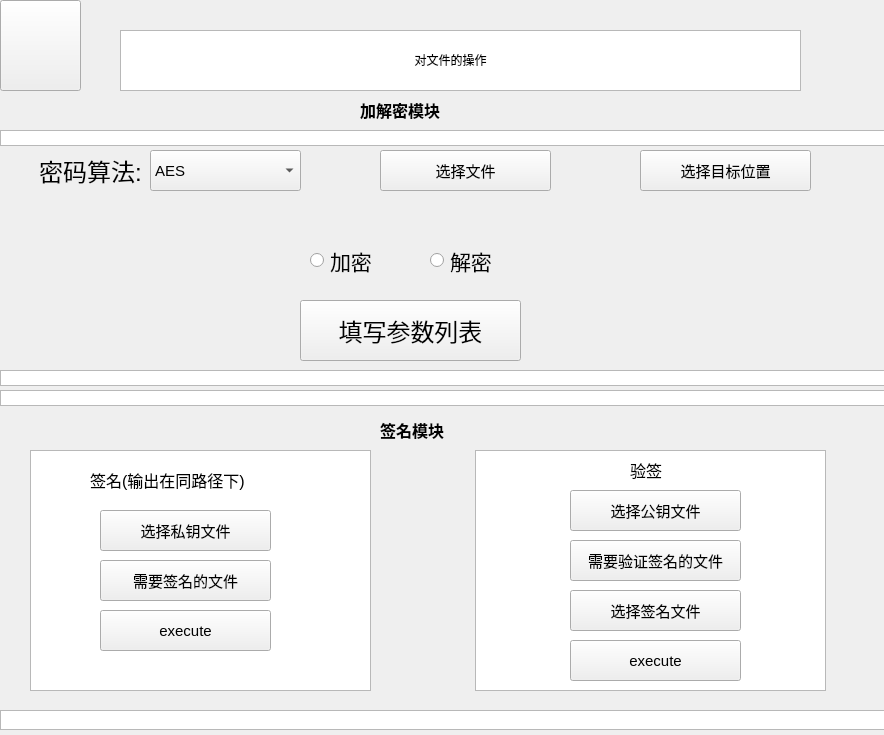
<?xml version="1.0" encoding="UTF-8"?>
<ui version="4.0">
 <class>FileWidget</class>
 <widget class="QWidget" name="FileWidget">
  <property name="geometry">
   <rect>
    <x>0</x>
    <y>0</y>
    <width>884</width>
    <height>735</height>
   </rect>
  </property>
  <property name="windowTitle">
   <string>FILE</string>
  </property>
  <widget class="QPushButton" name="BackButton">
   <property name="geometry">
    <rect>
     <x>0</x>
     <y>0</y>
     <width>81</width>
     <height>91</height>
    </rect>
   </property>
   <property name="styleSheet">
    <string notr="true">QPushButton{
	border-image: url(:/pictures/face.png);
}

QPushButton:hover{
	
	border-image: url(:/pictures/left.png);
}</string>
   </property>
   <property name="text">
    <string/>
   </property>
  </widget>
  <widget class="QGraphicsView" name="graphicsView">
   <property name="geometry">
    <rect>
     <x>120</x>
     <y>30</y>
     <width>681</width>
     <height>61</height>
    </rect>
   </property>
   <property name="styleSheet">
    <string notr="true">QGraphicView{
background-color:rgb(0, 0, 0)
}</string>
   </property>
  </widget>
  <widget class="QLabel" name="labeltodisplay">
   <property name="geometry">
    <rect>
     <x>160</x>
     <y>39</y>
     <width>581</width>
     <height>41</height>
    </rect>
   </property>
   <property name="text">
    <string>对文件的操作</string>
   </property>
   <property name="alignment">
    <set>Qt::AlignCenter</set>
   </property>
  </widget>
  <widget class="QComboBox" name="comboBox">
   <property name="geometry">
    <rect>
     <x>150</x>
     <y>150</y>
     <width>151</width>
     <height>41</height>
    </rect>
   </property>
   <property name="font">
    <font>
     <pointsize>11</pointsize>
    </font>
   </property>
   <item>
    <property name="text">
     <string>AES</string>
    </property>
   </item>
   <item>
    <property name="text">
     <string>DES</string>
    </property>
   </item>
  </widget>
  <widget class="QRadioButton" name="radioButton">
   <property name="geometry">
    <rect>
     <x>310</x>
     <y>220</y>
     <width>161</width>
     <height>81</height>
    </rect>
   </property>
   <property name="font">
    <font>
     <pointsize>16</pointsize>
    </font>
   </property>
   <property name="text">
    <string>加密</string>
   </property>
  </widget>
  <widget class="QRadioButton" name="radioButton_2">
   <property name="geometry">
    <rect>
     <x>430</x>
     <y>240</y>
     <width>120</width>
     <height>41</height>
    </rect>
   </property>
   <property name="font">
    <font>
     <pointsize>16</pointsize>
    </font>
   </property>
   <property name="text">
    <string>解密</string>
   </property>
  </widget>
  <widget class="QLabel" name="label">
   <property name="geometry">
    <rect>
     <x>0</x>
     <y>130</y>
     <width>181</width>
     <height>81</height>
    </rect>
   </property>
   <property name="font">
    <font>
     <pointsize>18</pointsize>
    </font>
   </property>
   <property name="text">
    <string>密码算法:</string>
   </property>
   <property name="alignment">
    <set>Qt::AlignCenter</set>
   </property>
  </widget>
  <widget class="QPushButton" name="choosefile">
   <property name="geometry">
    <rect>
     <x>380</x>
     <y>150</y>
     <width>171</width>
     <height>41</height>
    </rect>
   </property>
   <property name="font">
    <font>
     <pointsize>11</pointsize>
    </font>
   </property>
   <property name="text">
    <string>选择文件</string>
   </property>
  </widget>
  <widget class="QPushButton" name="choosefiletarget">
   <property name="geometry">
    <rect>
     <x>640</x>
     <y>150</y>
     <width>171</width>
     <height>41</height>
    </rect>
   </property>
   <property name="font">
    <font>
     <pointsize>11</pointsize>
    </font>
   </property>
   <property name="text">
    <string>选择目标位置</string>
   </property>
  </widget>
  <widget class="QPushButton" name="parabutton">
   <property name="geometry">
    <rect>
     <x>300</x>
     <y>300</y>
     <width>221</width>
     <height>61</height>
    </rect>
   </property>
   <property name="font">
    <font>
     <pointsize>18</pointsize>
    </font>
   </property>
   <property name="text">
    <string>填写参数列表</string>
   </property>
  </widget>
  <widget class="QGraphicsView" name="graphicsView_2">
   <property name="geometry">
    <rect>
     <x>0</x>
     <y>370</y>
     <width>951</width>
     <height>16</height>
    </rect>
   </property>
  </widget>
  <widget class="QGraphicsView" name="graphicsView_3">
   <property name="geometry">
    <rect>
     <x>0</x>
     <y>130</y>
     <width>901</width>
     <height>16</height>
    </rect>
   </property>
  </widget>
  <widget class="QLabel" name="label_2">
   <property name="geometry">
    <rect>
     <x>360</x>
     <y>100</y>
     <width>301</width>
     <height>20</height>
    </rect>
   </property>
   <property name="font">
    <font>
     <pointsize>12</pointsize>
     <bold>true</bold>
    </font>
   </property>
   <property name="text">
    <string>加解密模块</string>
   </property>
  </widget>
  <widget class="QLabel" name="label_3">
   <property name="geometry">
    <rect>
     <x>380</x>
     <y>420</y>
     <width>301</width>
     <height>20</height>
    </rect>
   </property>
   <property name="font">
    <font>
     <pointsize>12</pointsize>
     <bold>true</bold>
    </font>
   </property>
   <property name="text">
    <string>签名模块</string>
   </property>
  </widget>
  <widget class="QGraphicsView" name="graphicsView_4">
   <property name="geometry">
    <rect>
     <x>0</x>
     <y>710</y>
     <width>911</width>
     <height>20</height>
    </rect>
   </property>
  </widget>
  <widget class="QGraphicsView" name="graphicsView_5">
   <property name="geometry">
    <rect>
     <x>0</x>
     <y>390</y>
     <width>971</width>
     <height>16</height>
    </rect>
   </property>
  </widget>
  <widget class="QGraphicsView" name="graphicsView_6">
   <property name="geometry">
    <rect>
     <x>30</x>
     <y>450</y>
     <width>341</width>
     <height>241</height>
    </rect>
   </property>
  </widget>
  <widget class="QLabel" name="label_4">
   <property name="geometry">
    <rect>
     <x>90</x>
     <y>470</y>
     <width>211</width>
     <height>20</height>
    </rect>
   </property>
   <property name="font">
    <font>
     <pointsize>12</pointsize>
    </font>
   </property>
   <property name="text">
    <string>签名(输出在同路径下)</string>
   </property>
  </widget>
  <widget class="QGraphicsView" name="graphicsView_7">
   <property name="geometry">
    <rect>
     <x>475</x>
     <y>450</y>
     <width>351</width>
     <height>241</height>
    </rect>
   </property>
  </widget>
  <widget class="QLabel" name="label_5">
   <property name="geometry">
    <rect>
     <x>630</x>
     <y>460</y>
     <width>101</width>
     <height>20</height>
    </rect>
   </property>
   <property name="font">
    <font>
     <pointsize>12</pointsize>
    </font>
   </property>
   <property name="text">
    <string>验签</string>
   </property>
  </widget>
  <widget class="QPushButton" name="privfile">
   <property name="geometry">
    <rect>
     <x>100</x>
     <y>510</y>
     <width>171</width>
     <height>41</height>
    </rect>
   </property>
   <property name="font">
    <font>
     <pointsize>11</pointsize>
    </font>
   </property>
   <property name="text">
    <string>选择私钥文件</string>
   </property>
  </widget>
  <widget class="QPushButton" name="sign">
   <property name="geometry">
    <rect>
     <x>100</x>
     <y>610</y>
     <width>171</width>
     <height>41</height>
    </rect>
   </property>
   <property name="font">
    <font>
     <pointsize>11</pointsize>
    </font>
   </property>
   <property name="text">
    <string>execute</string>
   </property>
  </widget>
  <widget class="QPushButton" name="pem">
   <property name="geometry">
    <rect>
     <x>570</x>
     <y>490</y>
     <width>171</width>
     <height>41</height>
    </rect>
   </property>
   <property name="font">
    <font>
     <pointsize>11</pointsize>
    </font>
   </property>
   <property name="text">
    <string>选择公钥文件</string>
   </property>
  </widget>
  <widget class="QPushButton" name="srcfile2">
   <property name="geometry">
    <rect>
     <x>570</x>
     <y>540</y>
     <width>171</width>
     <height>41</height>
    </rect>
   </property>
   <property name="font">
    <font>
     <pointsize>11</pointsize>
    </font>
   </property>
   <property name="text">
    <string>需要验证签名的文件</string>
   </property>
  </widget>
  <widget class="QPushButton" name="checksign">
   <property name="geometry">
    <rect>
     <x>570</x>
     <y>640</y>
     <width>171</width>
     <height>41</height>
    </rect>
   </property>
   <property name="font">
    <font>
     <pointsize>11</pointsize>
    </font>
   </property>
   <property name="text">
    <string>execute</string>
   </property>
  </widget>
  <widget class="QPushButton" name="srcfile">
   <property name="geometry">
    <rect>
     <x>100</x>
     <y>560</y>
     <width>171</width>
     <height>41</height>
    </rect>
   </property>
   <property name="font">
    <font>
     <pointsize>11</pointsize>
    </font>
   </property>
   <property name="text">
    <string>需要签名的文件</string>
   </property>
  </widget>
  <widget class="QPushButton" name="signfile">
   <property name="geometry">
    <rect>
     <x>570</x>
     <y>590</y>
     <width>171</width>
     <height>41</height>
    </rect>
   </property>
   <property name="font">
    <font>
     <pointsize>11</pointsize>
    </font>
   </property>
   <property name="text">
    <string>选择签名文件</string>
   </property>
  </widget>
 </widget>
 <resources/>
 <connections/>
</ui>
